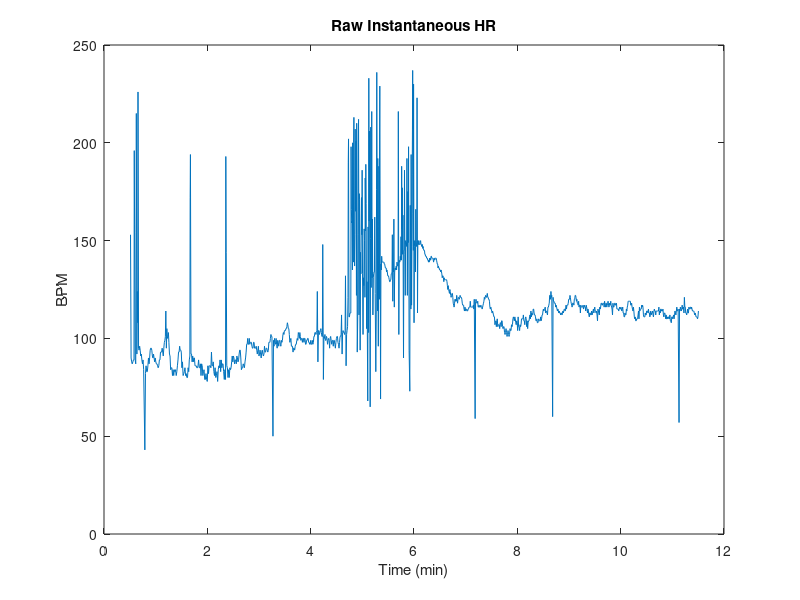
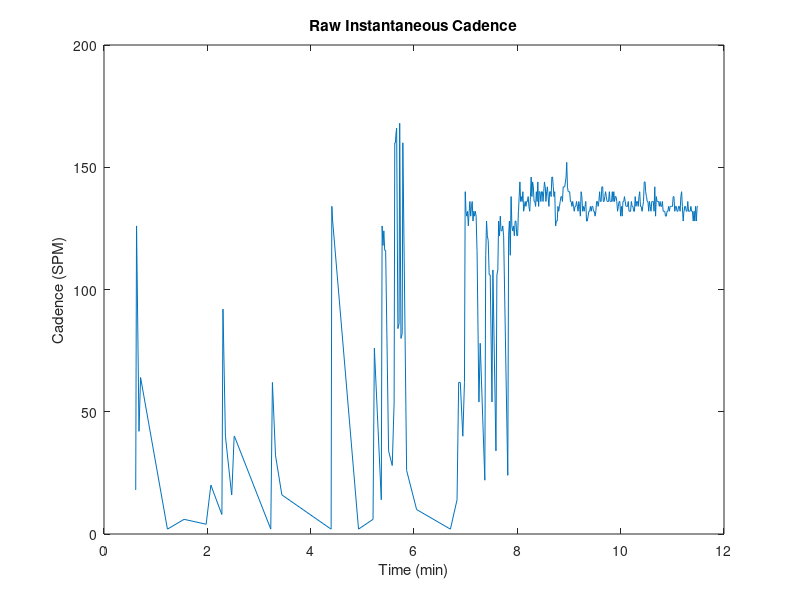
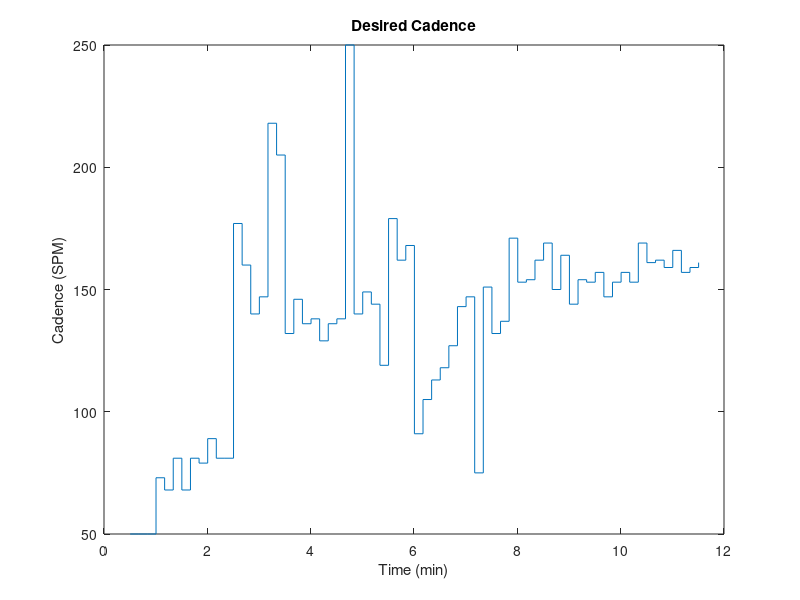
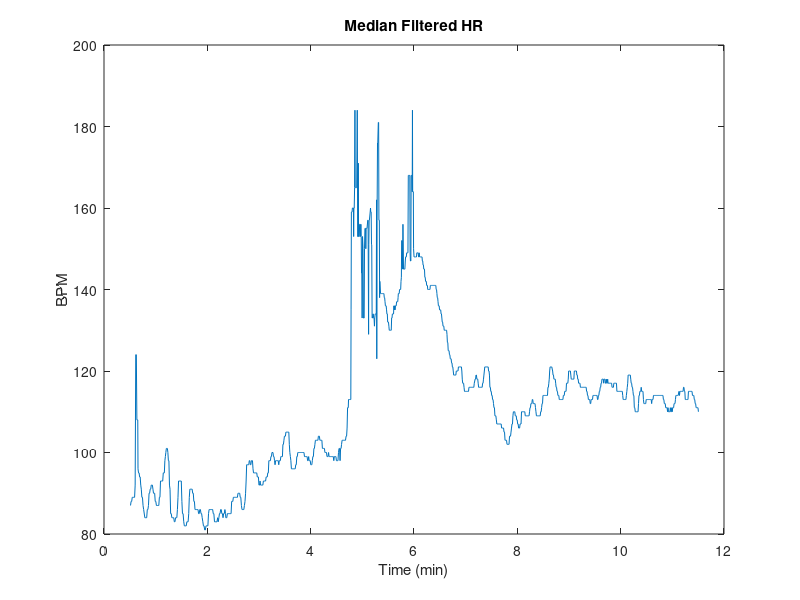

Source code (MATLAB) for these figures, in order:
% Katie test 1 - zero slope
% noise is even worse in this test

load("K1.mat");
% desrired HR = 150
% length of workout = 10 mins
HR_exp = KHRE1(1:2:end);
HR_exp_time = KHRE1(2:2:end);
HR_exp_time = HR_exp_time / 60000; % converting to mins


% everyhting worked, nothing got disconnected
% begin getting the data

% load in T1.mat which contains
% 1. LHR1 - inst. HR with time stamps
% 2. LSPM1 - inst. cadence with time stamps
% 3. LCAD1 - desired cadence
HR_time = KHR1(2:2:end);
HR_time = HR_time / 60000; % converting to mins
HR = KHR1(1:2:end); % is in bpm

SPM_time = KSPM1(2:2:end);
SPM_time = SPM_time / 60000; % also converting to mins
SPM = KSPM1(1:2:end); % is in steps per min (SPM)

CAD_time = KCAD1(2:2:end);
CAD_time = CAD_time / 60000; % converting to mins
CAD = KCAD1(1:2:end);

% now have HR, SPM, and desired CAD with corresponding times

% plotting raw heart rate
figure(1);
plot(HR_time, HR);
xlabel("Time (min)");
ylabel("BPM");
title("Raw Instantaneous HR");

% plotting raw SPM
figure(2);
plot(SPM_time, SPM);
xlabel("Time (min)");
ylabel("Cadence (SPM)");
title("Raw Instantaneous Cadence");

% plotting desired cadence
figure(3);
stairs(CAD_time, CAD);
xlabel("Time (min)");
ylabel("Cadence (SPM)");
title("Desired Cadence");

%% Filtering the inst. HR and SPM 
% Median filter HR with nbh of 15 values 
% 15 b/c extra noisy at the beginning, but the median filter cleans it up
HR_filt = medfilt1(HR, 9); 

% average filt SPM and median filt to see what is better
B = 1/5*ones(5,1);
SPM_filt_avg = filter(B,1,SPM);
SPM_filt_med = medfilt1(SPM, 9);

% plot the filtered hr and spm (compare which is better for SPM)

% plotting filtered heart rate
figure(4);
plot(HR_time, HR_filt);
xlabel("Time (min)");
ylabel("BPM");
title("Median Filtered HR");

% plotting both filtered SPM
figure(5);
plot(SPM_time, SPM_filt_avg);
xlabel("Time (min)");
ylabel("Cadence (SPM)");
title("Filtered SPM");
hold on;
plot(SPM_time, SPM_filt_med);
legend("AVG", "MED");

%% now it is time to compare desired hr and cadence with expected

% starting with cadence
% figure(6);
% plot(SPM_time, SPM_filt_avg);
% xlabel("Time (min)");
% ylabel("Cadence (SPM)");
% title("Desired vs. Measured SPM (AVG FILT)");
% hold on;
% stairs(CAD_time, CAD);
% legend("Measured", "Desired");
% hold off;
% 
% figure(7);
% plot(SPM_time, SPM_filt_med);
% xlabel("Time (min)");
% ylabel("Cadence (SPM)");
% title("Desired vs. Measured SPM (MED FILT)");
% hold on;
% stairs(CAD_time, CAD);
% legend("Measured", "Desired");
% hold off;
% 
% figure(8);
% plot(HR_time, HR_filt);
% xlabel("Time (min)");
% ylabel("BPM");
% title("Median Filtered HR vs. Desired");
% hold on;
% stairs(HR_exp_time, HR_exp);
% hold off;

%% now plotting hr vs cadence 
% figure(9);
% plot(SPM_time, SPM_filt_med);
% xlabel("Time (min)");
% ylabel("HR and Cadence");
% title("HR & Cadence vs. Time");
% hold on;
% plot(HR_time, HR_filt);
% legend("Cadence", "Heart Rate");
% hold off;
% 
% figure(10);
% plot(SPM_time, SPM_filt_med + 40);
% xlabel("Time (min)");
% ylabel("HR and Cadence");
% title("TESTING HR to CAD Relationship");
% hold on;
% plot(HR_time, HR_filt);
% legend("1*(Cadence+40)", "Heart Rate");
% hold off;
% 
% figure(11);
% SPM_shift = circshift(SPM_filt_med,50);
% plot(SPM_time, SPM_shift + 40);
% xlabel("Time (min)");
% ylabel("HR and Cadence");
% title("TESTING HR to CAD Relationship with Shifting");
% hold on;
% plot(HR_time, HR_filt);
% legend("1*(Cadence+40) SHIFTED", "Heart Rate");
% hold off;

%% last graph of everything together
figure(12);
plot(HR_time, HR_filt);
xlabel("Time (min)");
ylabel("HR and Cadence");
title("HR and SPM vs. Desired HR and SPM");
hold on;
stairs(HR_exp_time, HR_exp, "Color",[0.3010 0.7450 0.9330]); %teal
plot(SPM_time, SPM_filt_avg);
stairs(CAD_time, CAD, 'Color',[0.4660 0.6740 0.1880]); %green
legend("HR","Desired HR", "SPM", "Desired CAD");
hold off;
ylim([0 200]);
xlim([0 8]);